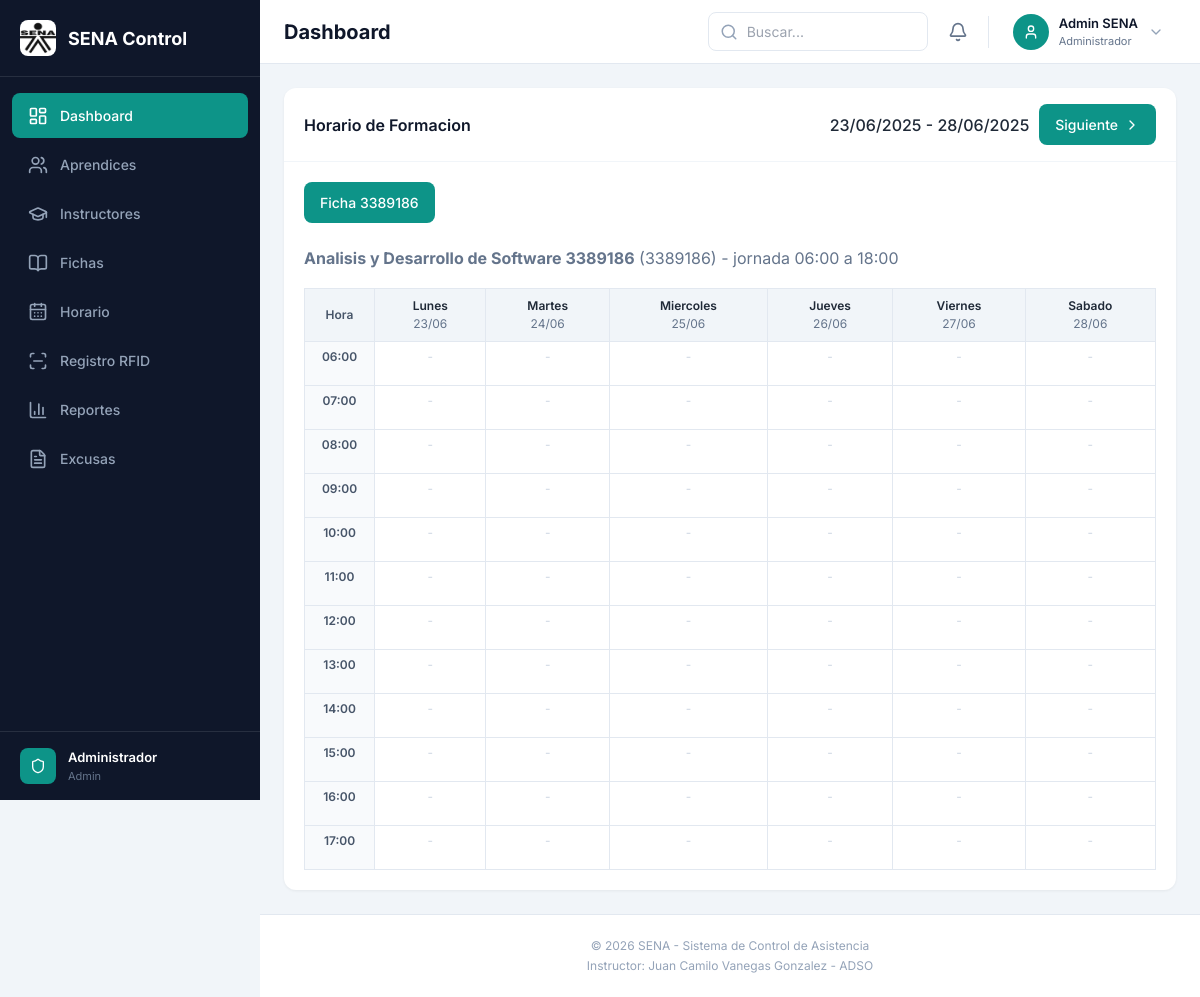
Page /views/horario.php (signed in) on the committed database.
### tables this page shows
CREATE TABLE IF NOT EXISTS `ficha` (
  `id_ficha` INT NOT NULL AUTO_INCREMENT,
  `codigo_ficha` VARCHAR(20) NOT NULL,
  `nombre_programa` VARCHAR(100) NOT NULL,
  `hora_entrada` TIME NOT NULL,
  `hora_salida` TIME NOT NULL,
  `id_instructor_encargado` INT NOT NULL,
  PRIMARY KEY (`id_ficha`),
  UNIQUE INDEX `codigo_ficha_UNIQUE` (`codigo_ficha` ASC),
  INDEX `fk_ficha_usuario1_idx` (`id_instructor_encargado` ASC),
  CONSTRAINT `fk_ficha_usuario1`
    FOREIGN KEY (`id_instructor_encargado`)
    REFERENCES `usuario` (`id_usuario`)
    ON DELETE NO ACTION
    ON UPDATE NO ACTION);

### views/horario.php (the view, shortened to what this page needs)
<?php
$rol_actual = $_SESSION['rol'] ?? '';
$db = new Database();
$conn = $db->getConnection();
$ficha_aprendiz = null;
$fichas = $conn->query("SELECT DISTINCT f.id_ficha, f.codigo_ficha, f.nombre_programa
    FROM ficha f
    INNER JOIN horario h ON h.id_ficha = f.id_ficha
    ORDER BY f.codigo_ficha")->fetchAll();
if ($rol_actual === 'Aprendiz') {
    $id_ficha = $ficha_aprendiz ?: 0;
} else {
    $id_ficha = (int)($_GET['ficha'] ?? 0);
    if ($id_ficha === 0 && !empty($fichas)) {
        $id_ficha = (int)$fichas[0]['id_ficha'];
    }
}
$ficha_actual = null;
$hora_min = '06:00:00';
$hora_max = '12:00:00';
$fecha_min = null;
$fecha_max = null;
if ($id_ficha > 0) {
    $stmt = $conn->prepare("SELECT id_ficha, codigo_ficha, nombre_programa, hora_entrada, hora_salida
        FROM ficha WHERE id_ficha = ?");
    $stmt->execute([$id_ficha]);
    $ficha_actual = $stmt->fetch();
    $sql_rango = "SELECT MIN(hora_inicio) AS hi, MAX(hora_fin) AS hf, MIN(fecha) AS fi, MAX(fecha) AS ff
        FROM horario WHERE id_ficha = ?";
    $params_rango = [$id_ficha];
    $stmt = $conn->prepare($sql_rango);
    $stmt->execute($params_rango);
    $rango = $stmt->fetch();
    if (!empty($rango['hi'])) {
        $hora_min = $rango['hi'];
        $hora_max = $rango['hf'];
    }
    $fecha_min = $rango['fi'];
    $fecha_max = $rango['ff'];
}
$ini = $_GET['ini'] ?? '';
if ($ini !== '') {
    $lunes = new DateTime($ini);
} elseif ($fecha_min) {
    $lunes = new DateTime($fecha_min);
} else {
    $lunes = new DateTime('monday this week');
}
$lunes->modify('monday this week');
$sabado = (clone $lunes)->modify('+5 days');
$hay_next = $fecha_max && $sabado->format('Y-m-d') < $fecha_max;
$mapa = [];
$festivos = [];
$horas = [];
$t = strtotime($hora_min);
$fin = strtotime($hora_max);
while ($t < $fin) {
    $horas[] = date('H:i', $t);
    $t = strtotime('+1 hour', $t);
}
$nombres_dias = ['Lunes', 'Martes', 'Miercoles', 'Jueves', 'Viernes', 'Sabado'];
?>
<!DOCTYPE html>
<html lang="es">
<head>
    <?php include 'components/header.php'; ?>
</head>
<body>
    <main class="main-content">
        <div class="dashboard-card">
            <div class="card-header">
                <h2 class="card-title">
                    <?php echo $rol_actual === 'Instructor' ? 'Mi Horario' : 'Horario de Formacion'; ?>
                </h2>
                <div class="horario-nav">
                    <span class="font-medium">
                        <?php echo $lunes->format('d/m/Y'); ?> - <?php echo $sabado->format('d/m/Y'); ?>
                    </span>
                    <?php if ($hay_next): ?>
                        <a class="btn-filter-primary" style="text-decoration:none;"
                           href="horario.php?ficha=<?php echo $id_ficha; ?>&ini=<?php echo (clone $lunes)->modify('+7 days')->format('Y-m-d'); ?>">
                            Siguiente <i data-lucide="chevron-right" class="w-4 h-4"></i>
                        </a>
                    <?php endif; ?>
                </div>
            </div>
            <div class="card-body">
                <?php if ($rol_actual !== 'Aprendiz' && !empty($fichas)): ?>
                    <div class="filter-actions" style="margin-bottom: 15px; gap: 8px; flex-wrap: wrap;">
                        <?php foreach ($fichas as $ficha_opcion): ?>
                            <a class="btn-filter-primary" style="text-decoration:none; <?php echo ((int)$ficha_opcion['id_ficha'] === $id_ficha) ? '' : 'background:#e2e8f0;color:#1e293b;'; ?>"
                               href="horario.php?ficha=<?php echo $ficha_opcion['id_ficha']; ?>">
                                Ficha <?php echo $ficha_opcion['codigo_ficha']; ?>
                            </a>
                        <?php endforeach; ?>
                    </div>
                <?php endif; ?>
                <?php if (!$ficha_actual): ?>
                    <p class="text-center text-slate-400" style="padding: 30px;">
                        <?php echo $rol_actual === 'Aprendiz' ? 'Todavia no tienes una ficha asignada.' : 'No hay horarios cargados todavia.'; ?>
                    </p>
                <?php elseif (!$fecha_min): ?>
                    <p class="text-center text-slate-400" style="padding: 30px;">
                        <?php echo $rol_actual === 'Instructor' ? 'No tienes clases en este horario.' : 'Esta ficha aun no tiene horario cargado.'; ?>
                    </p>
                <?php else: ?>
                    <p class="text-slate-500" style="margin-bottom: 10px;">
                        <strong><?php echo htmlspecialchars($ficha_actual['nombre_programa']); ?></strong>
                        (<?php echo htmlspecialchars($ficha_actual['codigo_ficha']); ?>)
                        - jornada <?php echo substr($hora_min, 0, 5); ?> a <?php echo substr($hora_max, 0, 5); ?>
                    </p>
                    <div style="overflow-x: auto;">
                        <table class="horario-tabla">
                            <thead>
                                <tr>
                                    <th class="horario-hora">Hora</th>
                                    <?php for ($d = 0; $d < 6; $d++): ?>
                                        <th>
                                            <?php echo $nombres_dias[$d]; ?><br>
                                            <span style="font-weight:400;color:#64748b;"><?php echo (clone $lunes)->modify('+' . $d . ' days')->format('d/m'); ?></span>
                                        </th>
                                    <?php endfor; ?>
                                </tr>
                            </thead>
                            <tbody>
                                <?php foreach ($horas as $hora): ?>
                                    <tr>
                                        <td class="horario-hora"><?php echo $hora; ?></td>
                                        <?php for ($d = 0; $d < 6; $d++): ?>
                                            <?php if (isset($festivos[$d])): ?>
                                                <td class="horario-festivo">Festivo</td>
                                            <?php else: ?>
                                                <td class="horario-vacio">-</td>
                                            <?php endif; ?>
                                        <?php endfor; ?>
                                    </tr>
                                <?php endforeach; ?>
                            </tbody>
                        </table>
                    </div>
                <?php endif; ?>
            </div>
        </div>
    </main>
    <?php include 'components/footer.php'; ?>
</body>
</html>

### public/css/dashboard.css (style rules this page uses)
body { font-family: 'Inter', sans-serif; background: #f1f5f9; margin: 0; padding: 0; }
.main-content { margin-left: 260px; margin-top: 64px; padding: 24px; min-height: calc(100vh - 64px); overflow-y: auto; }
.dashboard-card { background: #fff; border-radius: 12px; box-shadow: 0 1px 3px rgba(0, 0, 0, 0.06); overflow: hidden; }
.card-header { display: flex; align-items: center; justify-content: space-between; padding: 16px 20px; border-bottom: 1px solid #f1f5f9; }
.card-title { font-size: 16px; font-weight: 600; color: #0f172a; margin: 0; }
.card-body { padding: 20px; }
.filter-actions { display: flex; gap: 8px; }
.btn-filter-primary { display: flex; align-items: center; gap: 6px; padding: 10px 16px; background: #0d9488; color: #fff; border: none; border-radius: 8px; font-size: 14px; font-weight: 500; cursor: pointer; transition: all 0.2s; }

### views/horario.php (style rules this page uses)
.horario-tabla { width: 100%; border-collapse: collapse; font-size: 12px; }
.horario-tabla th { background: #f1f5f9; padding: 8px; text-align: center; border: 1px solid #e2e8f0; font-weight: 600; }
.horario-tabla td { border: 1px solid #e2e8f0; padding: 6px; vertical-align: top; height: 44px; }
.horario-hora { background: #f8fafc; font-weight: 600; text-align: center; width: 70px; color: #475569; }
.horario-vacio { color: #cbd5e1; text-align: center; }
.horario-nav { display: flex; align-items: center; gap: 10px; }

### rows in the picture
ficha: codigo_ficha "3389186", nombre_programa "Analisis y Desarrollo de Software 3389186"

### other values in the picture
$lunes->format('d/m/Y') "23/06/2025"
$sabado->format('d/m/Y') "28/06/2025"
substr($hora_min, 0, 5) "06:00"
substr($hora_max, 0, 5) "18:00"
$nombres_dias[$d] "Lunes"
$nombres_dias[$d] "Martes"
$nombres_dias[$d] "Miercoles"
$nombres_dias[$d] "Jueves"
$nombres_dias[$d] "Viernes"
$nombres_dias[$d] "Sabado"
$hora "06:00"
$hora "07:00"
$hora "08:00"
$hora "09:00"
$hora "10:00"
